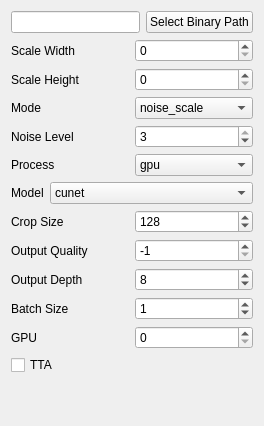
          <widget class="QWidget" name="waifu2xCaffeTab">
           <attribute name="title">
            <string>Waifu2X Caffe</string>
           </attribute>
           <layout class="QVBoxLayout" name="verticalLayout_2">
            <item>
             <layout class="QHBoxLayout" name="waifu2xCaffePathHorizontalLayout">
              <item>
               <widget class="QLineEdit" name="waifu2xCaffePathLineEdit"/>
              </item>
              <item>
               <widget class="QPushButton" name="waifu2xCaffePathSelectButton">
                <property name="text">
                 <string>Select Binary Path</string>
                </property>
               </widget>
              </item>
             </layout>
            </item>
            <item>
             <layout class="QHBoxLayout" name="waifu2xCaffeScaleWidthHorizontalLayout">
              <item>
               <widget class="QLabel" name="waifu2xCaffeScaleWidthLabel">
                <property name="text">
                 <string>Scale Width</string>
                </property>
               </widget>
              </item>
              <item>
               <widget class="QSpinBox" name="waifu2xCaffeScaleWidthSpinBox">
                <property name="toolTip">
                 <string>custom scale width (specifying this will overwrite scale_ratio)</string>
                </property>
                <property name="maximum">
                 <number>999999</number>
                </property>
               </widget>
              </item>
             </layout>
            </item>
            <item>
             <layout class="QHBoxLayout" name="waifu2xCaffeScaleHeightHorizontalLayout">
              <item>
               <widget class="QLabel" name="waifu2xCaffeScaleHeightLabel">
                <property name="text">
                 <string>Scale Height</string>
                </property>
               </widget>
              </item>
              <item>
               <widget class="QSpinBox" name="waifu2xCaffeScaleHeightSpinBox">
                <property name="toolTip">
                 <string>custom scale height (specifying this will overwrite scale_ratio)</string>
                </property>
                <property name="maximum">
                 <number>999999</number>
                </property>
               </widget>
              </item>
             </layout>
            </item>
            <item>
             <layout class="QHBoxLayout" name="waifu2xCaffeModeHorizontalLayout">
              <item>
               <widget class="QLabel" name="waifu2xCaffeModeLabel">
                <property name="text">
                 <string>Mode</string>
                </property>
               </widget>
              </item>
              <item>
               <widget class="QComboBox" name="waifu2xCaffeModeComboBox">
                <property name="toolTip">
                 <string>image processing mode</string>
                </property>
                <item>
                 <property name="text">
                  <string>noise_scale</string>
                 </property>
                </item>
                <item>
                 <property name="text">
                  <string>auto_scale</string>
                 </property>
                </item>
                <item>
                 <property name="text">
                  <string>scale</string>
                 </property>
                </item>
                <item>
                 <property name="text">
                  <string>noise</string>
                 </property>
                </item>
               </widget>
              </item>
             </layout>
            </item>
            <item>
             <layout class="QHBoxLayout" name="waifu2xCaffeNoiseLevelHorizontalLayout">
              <item>
               <widget class="QLabel" name="waifu2xCaffeNoiseLevelLabel">
                <property name="text">
                 <string>Noise Level</string>
                </property>
               </widget>
              </item>
              <item>
               <widget class="QSpinBox" name="waifu2xCaffeNoiseLevelSpinBox">
                <property name="toolTip">
                 <string>noise reduction level</string>
                </property>
                <property name="maximum">
                 <number>3</number>
                </property>
                <property name="value">
                 <number>3</number>
                </property>
               </widget>
              </item>
             </layout>
            </item>
            <item>
             <layout class="QHBoxLayout" name="waifu2xCaffeProcessHorizontalLayout">
              <item>
               <widget class="QLabel" name="waifu2xCaffeProcessLabel">
                <property name="text">
                 <string>Process</string>
                </property>
               </widget>
              </item>
              <item>
               <widget class="QComboBox" name="waifu2xCaffeProcessComboBox">
                <property name="toolTip">
                 <string>process mode, cudnn requires CUDA and cuDNN to be installed</string>
                </property>
                <item>
                 <property name="text">
                  <string>gpu</string>
                 </property>
                </item>
                <item>
                 <property name="text">
                  <string>cudnn</string>
                 </property>
                </item>
                <item>
                 <property name="text">
                  <string>cpu</string>
                 </property>
                </item>
               </widget>
              </item>
             </layout>
            </item>
            <item>
             <layout class="QHBoxLayout" name="waifu2xCaffeModelHorizontalLayout">
              <item>
               <widget class="QLabel" name="waifu2xCaffeModelLabel">
                <property name="text">
                 <string>Model</string>
                </property>
               </widget>
              </item>
              <item>
               <widget class="QComboBox" name="waifu2xCaffeModelComboBox">
                <property name="toolTip">
                 <string>name of the built-in model to use</string>
                </property>
                <item>
                 <property name="text">
                  <string>cunet</string>
                 </property>
                </item>
                <item>
                 <property name="text">
                  <string>anime_style_art</string>
                 </property>
                </item>
                <item>
                 <property name="text">
                  <string>anime_style_art_rgb</string>
                 </property>
                </item>
                <item>
                 <property name="text">
                  <string>photo</string>
                 </property>
                </item>
                <item>
                 <property name="text">
                  <string>ukbench</string>
                 </property>
                </item>
                <item>
                 <property name="text">
                  <string>upconv_7_anime_style_art_rgb</string>
                 </property>
                </item>
                <item>
                 <property name="text">
                  <string>upconv_7_photo</string>
                 </property>
                </item>
                <item>
                 <property name="text">
                  <string>upresnet10</string>
                 </property>
                </item>
               </widget>
              </item>
             </layout>
            </item>
            <item>
             <layout class="QHBoxLayout" name="waifu2xCaffeCropSizeHorizontalLayout">
              <item>
               <widget class="QLabel" name="waifu2xCaffeCropSizeLabel">
                <property name="text">
                 <string>Crop Size</string>
                </property>
               </widget>
              </item>
              <item>
               <widget class="QSpinBox" name="waifu2xCaffeCropSizeSpinBox">
                <property name="toolTip">
                 <string>input image split size</string>
                </property>
                <property name="maximum">
                 <number>9999</number>
                </property>
                <property name="value">
                 <number>128</number>
                </property>
               </widget>
              </item>
             </layout>
            </item>
            <item>
             <layout class="QHBoxLayout" name="waifu2xCaffeOutputQualityHorizontalLayout">
              <item>
               <widget class="QLabel" name="waifu2xCaffeOutputQualityLabel">
                <property name="text">
                 <string>Output Quality</string>
                </property>
               </widget>
              </item>
              <item>
               <widget class="QSpinBox" name="waifu2xCaffeOutputQualitySpinBox">
                <property name="toolTip">
                 <string>output image quality</string>
                </property>
                <property name="minimum">
                 <number>-1</number>
                </property>
                <property name="value">
                 <number>-1</number>
                </property>
               </widget>
              </item>
             </layout>
            </item>
            <item>
             <layout class="QHBoxLayout" name="waifu2xCaffeOutputDepthHorizontalLayout">
              <item>
               <widget class="QLabel" name="waifu2xCaffeOutputDepthLabel">
                <property name="text">
                 <string>Output Depth</string>
                </property>
               </widget>
              </item>
              <item>
               <widget class="QSpinBox" name="waifu2xCaffeOutputDepthSpinBox">
                <property name="toolTip">
                 <string>output image chanel depth bit</string>
                </property>
                <property name="maximum">
                 <number>9999</number>
                </property>
                <property name="value">
                 <number>8</number>
                </property>
               </widget>
              </item>
             </layout>
            </item>
            <item>
             <layout class="QHBoxLayout" name="waifu2xCaffeBatchSizeHorizontalLayout">
              <item>
               <widget class="QLabel" name="waifu2xCaffeBatchSizeLabel">
                <property name="text">
                 <string>Batch Size</string>
                </property>
               </widget>
              </item>
              <item>
               <widget class="QSpinBox" name="waifu2xCaffeBatchSizeSpinBox">
                <property name="toolTip">
                 <string>input batch size</string>
                </property>
                <property name="maximum">
                 <number>9999</number>
                </property>
                <property name="value">
                 <number>1</number>
                </property>
               </widget>
              </item>
             </layout>
            </item>
            <item>
             <layout class="QHBoxLayout" name="waifu2xCaffeGpuHorizontalLayout">
              <item>
               <widget class="QLabel" name="waifu2xCaffeGpuLabel">
                <property name="text">
                 <string>GPU</string>
                </property>
               </widget>
              </item>
              <item>
               <widget class="QSpinBox" name="waifu2xCaffeGpuSpinBox">
                <property name="toolTip">
                 <string>gpu device no</string>
                </property>
               </widget>
              </item>
             </layout>
            </item>
            <item>
             <layout class="QHBoxLayout" name="waifu2xCaffeOptionsHorizontalLayout">
              <item>
               <widget class="QCheckBox" name="waifu2xCaffeTtaCheckBox">
                <property name="toolTip">
                 <string>8x slower and slightly high quality</string>
                </property>
                <property name="text">
                 <string>TTA</string>
                </property>
               </widget>
              </item>
             </layout>
            </item>
            <item>
             <spacer name="waifu2xCaffeVerticalSpacer">
              <property name="orientation">
               <enum>Qt::Vertical</enum>
              </property>
              <property name="sizeHint" stdset="0">
               <size>
                <width>20</width>
                <height>40</height>
               </size>
              </property>
             </spacer>
            </item>
           </layout>
          </widget>
